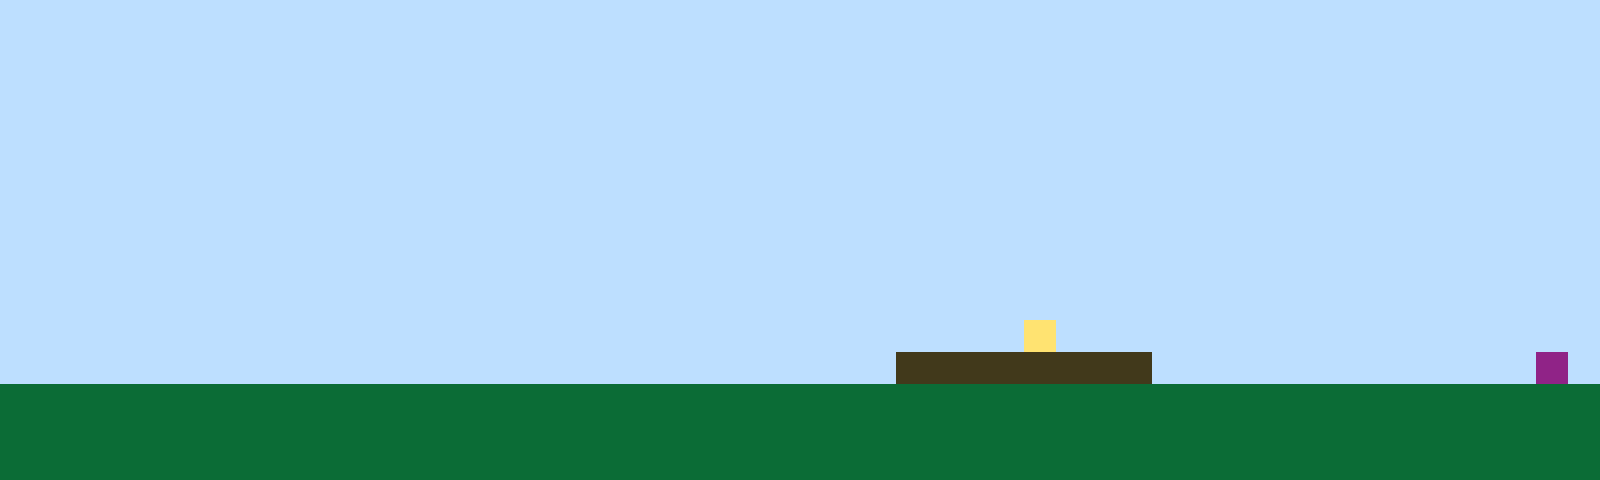

Tiled map render using the project's own tile images. Description and the whole map definition, tile-layer contents included, below:
An orthogonal 50x15 tile map with 32x32 px tiles, 1 tile layer (Tile Layer 1).

<map version="1.10" tiledversion="1.11.2" orientation="orthogonal" renderorder="right-up" width="50" height="15" tilewidth="32" tileheight="32" infinite="0" nextlayerid="2" nextobjectid="1"><editorsettings><export target="map1.csv" format="csv" /></editorsettings><tileset firstgid="1" name="sprites" tilewidth="32" tileheight="32" tilecount="6" columns="3"><image source="sprites.png" width="96" height="64" /></tileset><layer id="1" name="Tile Layer 1" width="50" height="15"><data encoding="csv">1,1,1,1,1,1,1,1,1,1,1,1,1,1,1,1,1,1,1,1,1,1,1,1,1,1,1,1,1,1,1,1,1,1,1,1,1,1,1,1,1,1,1,1,1,1,1,1,1,1,1,1,1,1,1,1,1,1,1,1,1,1,1,1,1,1,1,1,1,1,1,1,1,1,1,1,1,1,1,1,1,1,1,1,1,1,1,1,1,1,1,1,1,1,1,1,1,1,1,1,1,1,1,1,1,1,1,1,1,1,1,1,1,1,1,1,1,1,1,1,1,1,1,1,1,1,1,1,1,1,1,1,1,1,1,1,1,1,1,1,1,1,1,1,1,1,1,1,1,1,1,1,1,1,1,1,1,1,1,1,1,1,1,1,1,1,1,1,1,1,1,1,1,1,1,1,1,1,1,1,1,1,1,1,1,1,1,1,1,1,1,1,1,1,1,1,1,1,1,1,1,1,1,1,1,1,1,1,1,1,1,1,1,1,1,1,1,1,1,1,1,1,1,1,1,1,1,1,1,1,1,1,1,1,1,1,1,1,1,1,1,1,1,1,1,1,1,1,1,1,1,1,1,1,1,1,1,1,1,1,1,1,1,1,1,1,1,1,1,1,1,1,1,1,1,1,1,1,1,1,1,1,1,1,1,1,1,1,1,1,1,1,1,1,1,1,1,1,1,1,1,1,1,1,1,1,1,1,1,1,1,1,1,1,1,1,1,1,1,1,1,1,1,1,1,1,1,1,1,1,1,1,1,1,1,1,1,1,1,1,1,1,1,1,1,1,1,1,1,1,1,1,1,1,1,1,1,1,1,1,1,1,1,1,1,1,1,1,1,1,1,1,1,1,1,1,1,1,1,1,1,1,1,1,1,1,1,1,1,1,1,1,1,1,1,1,1,1,1,1,1,1,1,1,1,1,1,1,1,1,1,1,1,1,1,1,1,1,1,1,1,1,1,1,1,1,1,1,1,1,1,1,1,1,1,1,1,1,1,1,1,1,1,1,1,1,1,1,1,1,1,1,1,1,1,1,1,1,1,1,1,1,1,1,1,1,1,1,1,1,1,1,1,1,1,1,1,1,1,1,1,1,1,1,1,1,1,1,1,1,1,1,1,1,1,1,1,1,1,1,1,1,1,1,1,1,1,1,1,1,1,1,1,1,1,1,1,1,1,1,1,1,1,1,1,1,1,1,1,1,1,1,4,1,1,1,1,1,1,1,1,1,1,1,1,1,1,1,1,1,1,1,1,1,1,1,1,1,1,1,1,1,1,1,1,1,1,1,1,1,1,1,1,1,1,1,1,1,3,3,3,3,3,3,3,3,1,1,1,1,1,1,1,1,1,1,1,1,6,1,2,2,2,2,2,2,2,2,2,2,2,2,2,2,2,2,2,2,2,2,2,2,2,2,2,2,2,2,2,2,2,2,2,2,2,2,2,2,2,2,2,2,2,2,2,2,2,2,2,2,2,2,2,2,2,2,2,2,2,2,2,2,2,2,2,2,2,2,2,2,2,2,2,2,2,2,2,2,2,2,2,2,2,2,2,2,2,2,2,2,2,2,2,2,2,2,2,2,2,2,2,2,2,2,2,2,2,2,2,2,2,2,2,2,2,2,2,2,2,2,2,2,2,2,2,2,2,2,2,2,2,2,2,2,2,2,2,2,2,2,2,2,2,2,2,2,2,2,2,2</data></layer></map>
